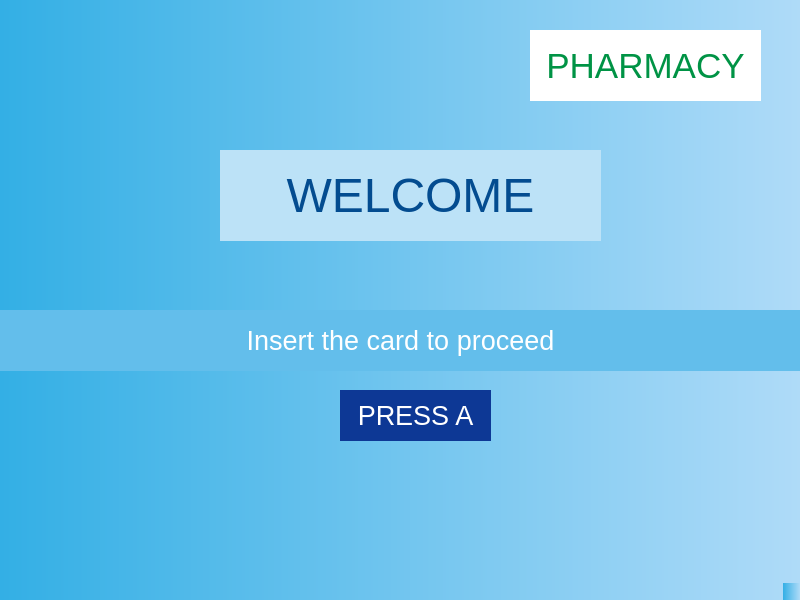
<?xml version="1.0" encoding="UTF-8"?>
<ui version="4.0">
 <class>home</class>
 <widget class="QMainWindow" name="home">
  <property name="geometry">
   <rect>
    <x>0</x>
    <y>0</y>
    <width>800</width>
    <height>600</height>
   </rect>
  </property>
  <property name="windowTitle">
   <string>home</string>
  </property>
  <property name="styleSheet">
   <string notr="true">background-color: qlineargradient(spread:pad, x1:0, y1:0, x2:1, y2:0, stop:0 rgba(51, 175, 229, 255), stop:1 rgba(175, 219, 248, 255));</string>
  </property>
  <widget class="QWidget" name="centralwidget">
   <widget class="QLabel" name="label">
    <property name="geometry">
     <rect>
      <x>0</x>
      <y>310</y>
      <width>801</width>
      <height>61</height>
     </rect>
    </property>
    <property name="font">
     <font>
      <pointsize>20</pointsize>
     </font>
    </property>
    <property name="styleSheet">
     <string notr="true">background-color: rgb(99, 190, 235);
border-color: rgb(0, 0, 0);
color: rgb(255, 255, 255);</string>
    </property>
    <property name="text">
     <string>Insert the card to proceed</string>
    </property>
    <property name="alignment">
     <set>Qt::AlignCenter</set>
    </property>
   </widget>
   <widget class="QLabel" name="label_2">
    <property name="geometry">
     <rect>
      <x>220</x>
      <y>150</y>
      <width>381</width>
      <height>91</height>
     </rect>
    </property>
    <property name="font">
     <font>
      <pointsize>36</pointsize>
     </font>
    </property>
    <property name="styleSheet">
     <string notr="true">background-color: rgb(188, 226, 247);
color: rgb(3, 76, 144);</string>
    </property>
    <property name="text">
     <string>WELCOME</string>
    </property>
    <property name="alignment">
     <set>Qt::AlignCenter</set>
    </property>
   </widget>
   <widget class="QLabel" name="label_3">
    <property name="geometry">
     <rect>
      <x>340</x>
      <y>390</y>
      <width>151</width>
      <height>51</height>
     </rect>
    </property>
    <property name="font">
     <font>
      <pointsize>20</pointsize>
     </font>
    </property>
    <property name="styleSheet">
     <string notr="true">background-color: rgb(13, 56, 149);
color: rgb(255, 255, 255);</string>
    </property>
    <property name="text">
     <string>PRESS A</string>
    </property>
    <property name="alignment">
     <set>Qt::AlignCenter</set>
    </property>
   </widget>
   <widget class="QLabel" name="label_4">
    <property name="geometry">
     <rect>
      <x>530</x>
      <y>30</y>
      <width>231</width>
      <height>71</height>
     </rect>
    </property>
    <property name="font">
     <font>
      <pointsize>26</pointsize>
     </font>
    </property>
    <property name="styleSheet">
     <string notr="true">background-color: rgb(255, 255, 255);
color: rgb(0, 147, 69);</string>
    </property>
    <property name="text">
     <string>PHARMACY</string>
    </property>
    <property name="alignment">
     <set>Qt::AlignCenter</set>
    </property>
   </widget>
  </widget>
  <widget class="QMenuBar" name="menubar">
   <property name="geometry">
    <rect>
     <x>0</x>
     <y>0</y>
     <width>800</width>
     <height>26</height>
    </rect>
   </property>
  </widget>
  <widget class="QStatusBar" name="statusbar"/>
 </widget>
 <resources/>
 <connections/>
</ui>
